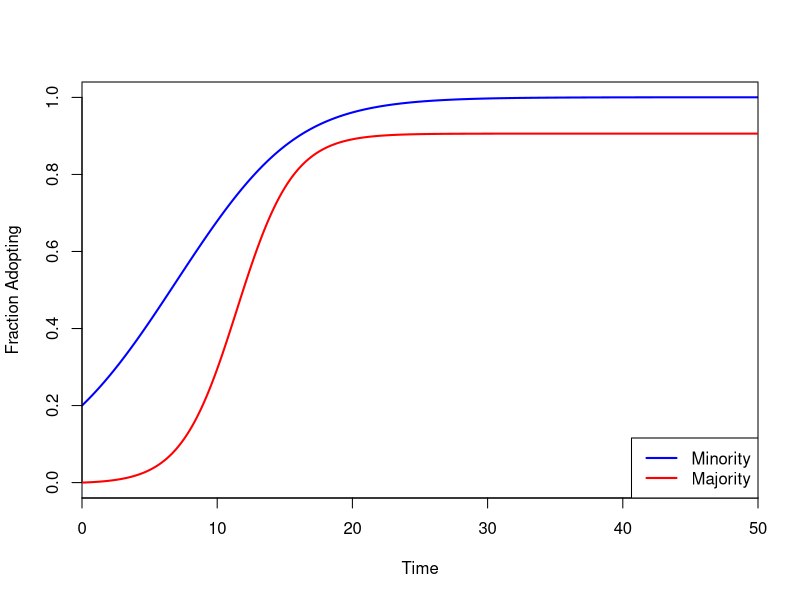
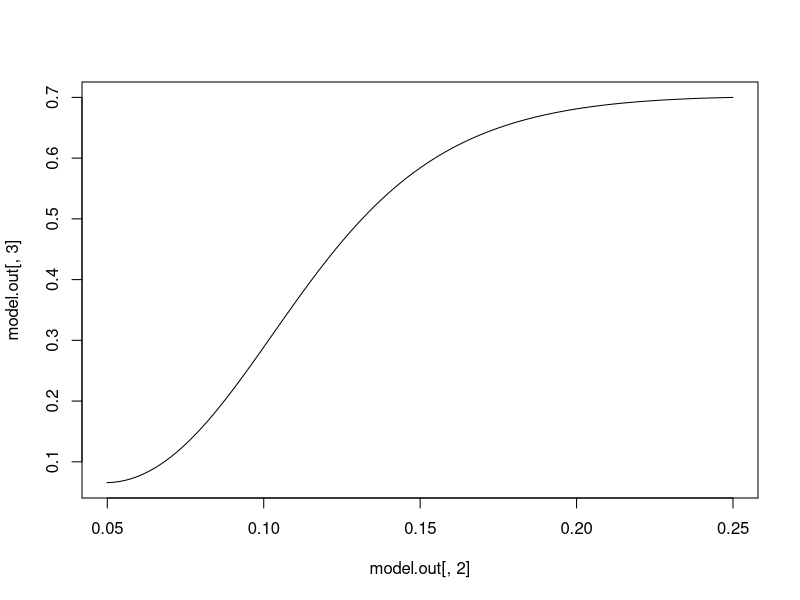
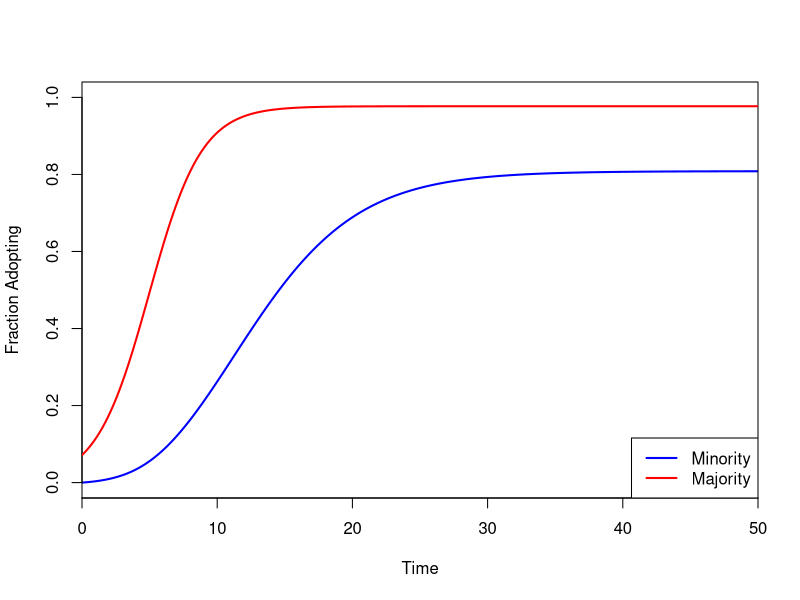

R code for these plots, in order:
library(deSolve)

## from Morris (1991) https://doi.org/10.1016/0025-5564(91)90014-A
## \beta_{ij} = c_i \pi_{ij} \tau_{ij}/T_j
# c_i is contact rate of type i
# \pi_{ij} = conditional probability of partner of type j given type i
# \tau_{ij} = probability of transmission from j to i
# T_j = total for group j

## probably simpler:
# \beta_{ij} = \alpha_{ij} \tau_{ij}/T
# \alpha_{ij} = preference of ij
# T = total population

obs <- matrix( c( 70,30, 10,90), nr=2, nc=2, byrow=TRUE)
Ti <- apply(obs,1,sum)
Tj <- apply(obs,2,sum)
TT <- sum(Ti)

expect <- (Ti %o% Tj)/TT
alpha <- obs/expect

## more likely to transmit when concordant
tau <- matrix( c(0.5, 0.1, 0.1, 0.5), nr=2, nc=2, byrow=TRUE)

## reversion prob
nu <- c(0.05,0.05)

## SIS model
sis2 <- function(t,x,parms){
  with(as.list(c(parms,x)),{
    dx1 <- -x[1]*(alpha11*tau11*x[3] + alpha12*tau12*x[4]) + nu1*x[3]
    dx2 <- -x[2]*(alpha22*tau22*x[4] + alpha21*tau21*x[3]) + nu2*x[4]
    dx3 <-  x[1]*(alpha11*tau11*x[3] + alpha12*tau12*x[4]) - nu1*x[3]
    dx4 <-  x[2]*(alpha22*tau22*x[4] + alpha21*tau21*x[3]) - nu2*x[4]
    res <- c(dx1,dx2,dx3,dx4)
    list(res)
  })
}

## surely a better way to do this
parms <- c(alpha11=alpha[1,1], alpha12=alpha[1,2], alpha21=alpha[2,1], alpha22=alpha[2,2],
           tau11=tau[1,1],tau12=tau[1,2], tau21=tau[2,1], tau22=tau[2,2],
           nu1=nu[1], nu2=nu[2])

times <- seq(0,50,0.1)
#x0 <- runif(4)
#xstart <- x0
x0 <- c(0.25, 0.7, 0.05, 0.0)

model.out <- as.data.frame(lsoda(x0,times,sis2,parms))
names(model.out) <- c("time", "S1", "S2", "I1", "I2")



plot(model.out[,"time"], model.out[,"I1"]/x0[1], type="l", lwd=2, col="blue", 
     xaxs="i", xlim=c(0,50), ylim=c(0,1),
     xlab="Time", ylab="Fraction Adopting")
lines(model.out[,"time"], model.out[,"I2"]/x0[2], type="l", lwd=2, col="red")
legend("bottomright", c("Minority","Majority"), col=c("blue","red"),lwd=2)

## not very interesting
plot(model.out[,2],model.out[,3], type="l")

##############################################################
## majority starts
x0 <- c(0.25, 0.7, 0.0, 0.05)
model.out1 <- as.data.frame(lsoda(x0,times,sis2,parms))
names(model.out1) <- c("time", "S1", "S2", "I1", "I2")

plot(model.out1[,"time"], model.out1[,"I1"]/x0[1], type="l", lwd=2, col="blue", 
     xaxs="i", xlim=c(0,50), ylim=c(0,1),
     xlab="Time", ylab="Fraction Adopting")
lines(model.out1[,"time"], model.out1[,"I2"]/x0[2], type="l", lwd=2, col="red")
legend("bottomright", c("Minority","Majority"), col=c("blue","red"),lwd=2)

## when minority starts -> 100% adoption; when majority starts, it has higher adoption, but <100%
